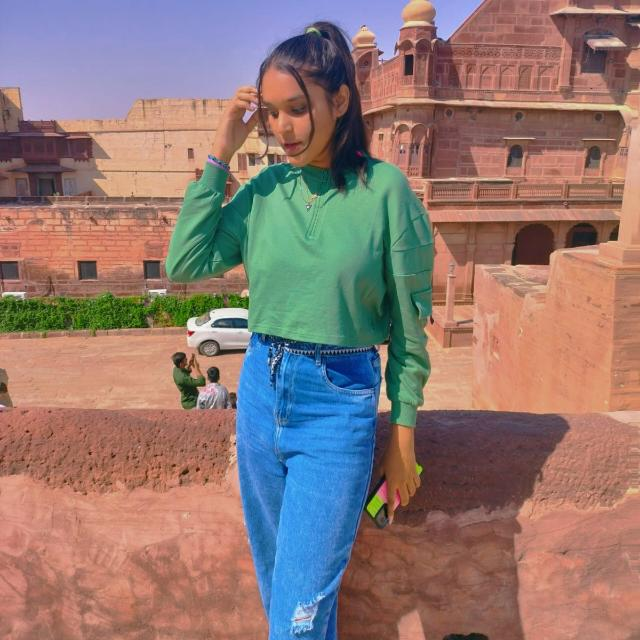
#> input picture Matrix Operation in ML/image compression/image.jpg, 640 x 640 px
$ jupyter execute image_compression.ipynb
#> lines starting #> are read from the running program, lines starting #| are printed output that depends on the picture
[cell 1]
import cv2
import numpy as np
import matplotlib.pyplot as plt

[cell 2]
img = cv2.imread('image.jpg')
#> img is the input picture: shape (640, 640, 3); mean B, G, R 115.6, 120.8, 144.4
img = cv2.cvtColor(img, cv2.COLOR_BGR2GRAY)
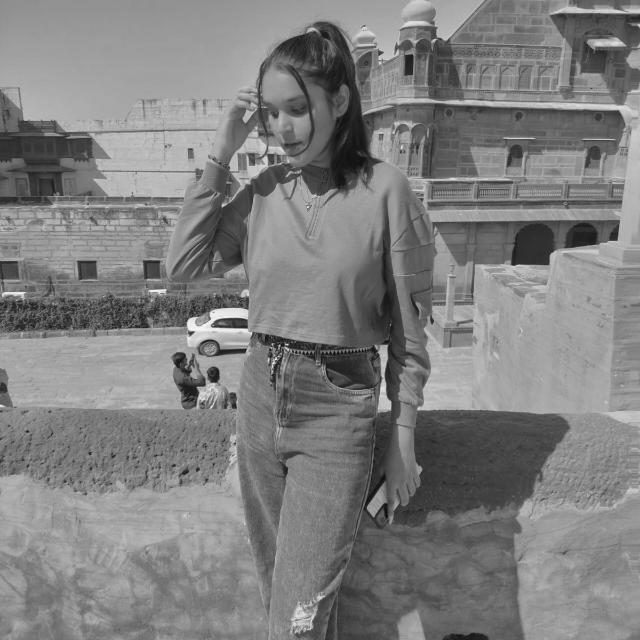
#> img: shape (640, 640); min 5, max 253, mean 127.3

[cell 3]
U, sigma, VT = np.linalg.svd(img)
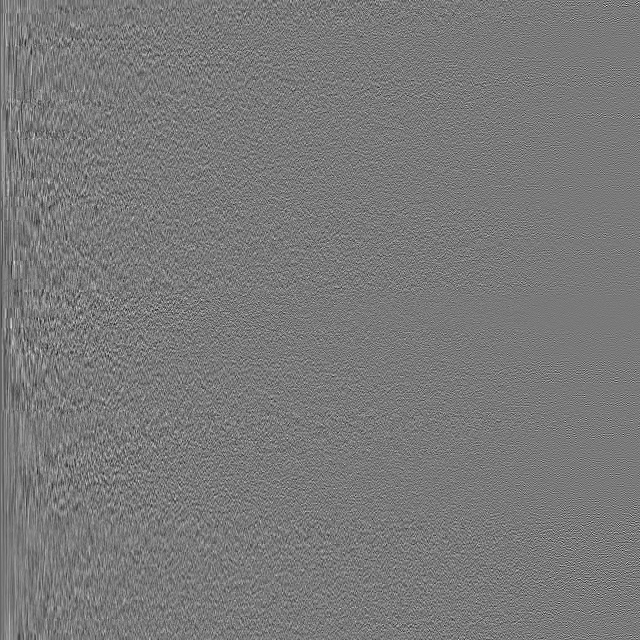
#> U: shape (640, 640) float64; min -0.234, max 0.255, mean -5.77e-05; drawn with min black and max white
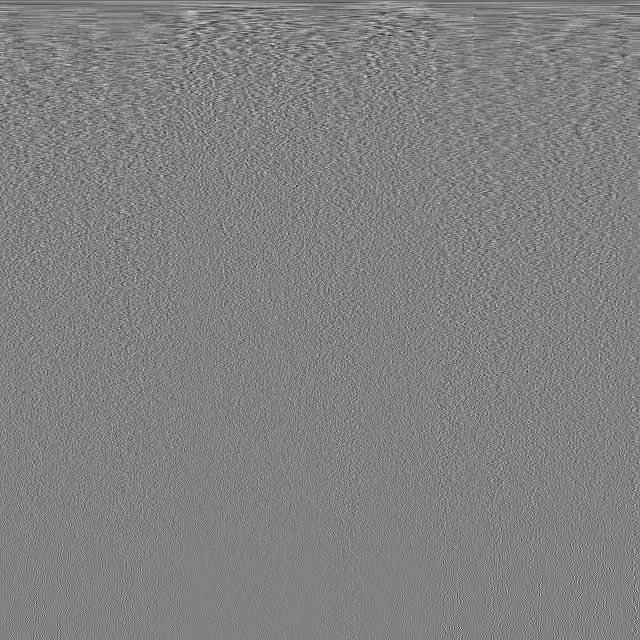
#> VT: shape (640, 640) float64; min -0.244, max 0.236, mean -5.72e-05; drawn with min black and max white
#> sigma = 640 values, max 82325.9 at index 0, min 0.0138 at index 639, mean 422.6

[cell 4]
_img = np.matrix(U[:, :1]) * np.diag(sigma[:1]) * np.matrix(VT[:1, :])

[cell 5]
for i in [2,4,8,16,32,64]:
    _img = np.matrix(U[:,:i]) * np.diag(sigma[:i]) * np.matrix(VT[:i, :])
    cv2.imwrite('image' + str(i) + '.jpg', _img)
#> this loop made 6 passes
#> pass 1, `cv2.imwrite('image' + str(i) + '.jpg', _img)`:
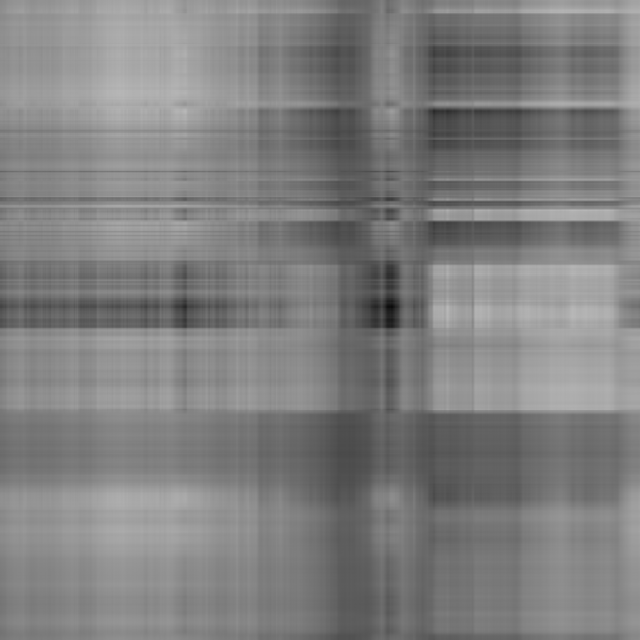
#> saved as image2.jpg: shape (640, 640); min 11, max 185, mean 127.3
#> pass 2, `cv2.imwrite('image' + str(i) + '.jpg', _img)`:
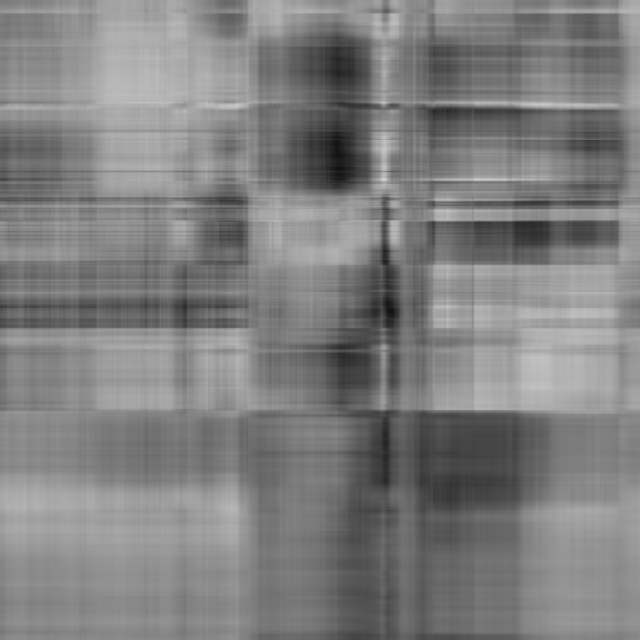
#> saved as image4.jpg: shape (640, 640); min 16, max 215, mean 127.3
